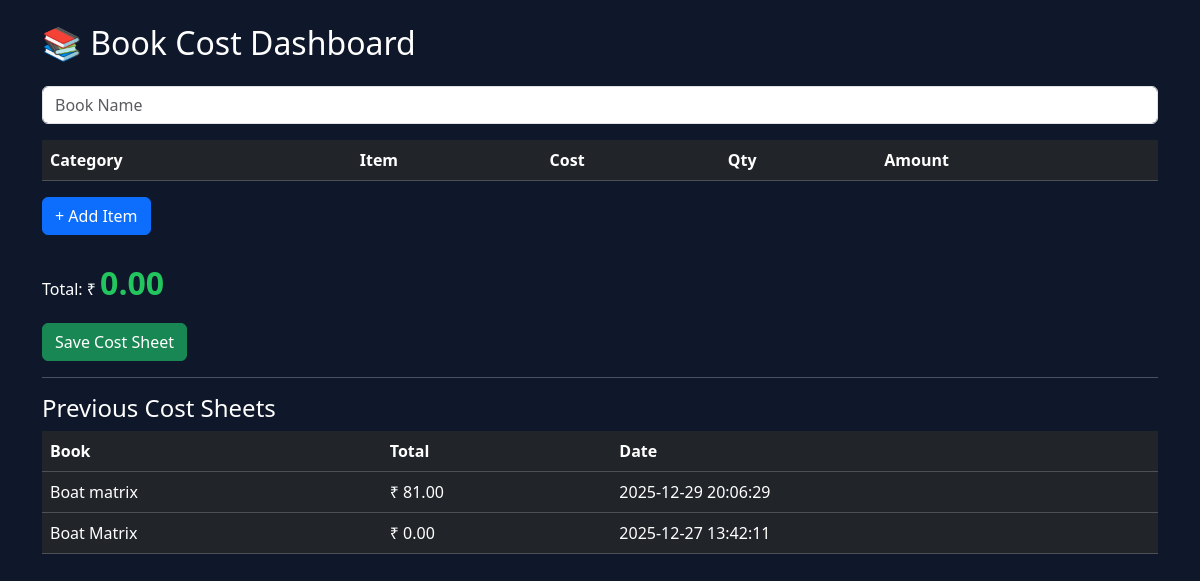
The app's page /book_cost_dashboard.php with its own data.
### tables this page shows
CREATE TABLE `book_cost_sheets` (
  `Sheet_ID` int(11) NOT NULL,
  `Book_Name` varchar(150) NOT NULL,
  `Month` int(11) NOT NULL,
  `Year` int(11) NOT NULL,
  `Grand_Total` decimal(10,2) NOT NULL,
  `Created_At` timestamp NOT NULL DEFAULT current_timestamp()
);

### book_cost_dashboard.php (the view, shortened to what this page needs)
<?php
include 'db_connect.php';
$history = $conn->query("SELECT * FROM book_cost_sheets ORDER BY Sheet_ID DESC");
?>
<!DOCTYPE html>
<html>
<head>
<link href="https://cdn.jsdelivr.net/npm/bootstrap@5.3.3/dist/css/bootstrap.min.css" rel="stylesheet">
</head>
<body>
<div class="container py-4">
<h2 class="mb-4">📚 Book Cost Dashboard</h2>
<form method="POST">
<input class="form-control mb-3" name="book" placeholder="Book Name" required>
<table class="table table-dark">
<thead>
<tr><th>Category</th><th>Item</th><th>Cost</th><th>Qty</th><th>Amount</th></tr>
</thead>
</table>
<button type="button" class="btn btn-primary" onclick="addRow()">+ Add Item</button>
<div class="mt-4">Total: ₹ <span class="total-box" id="grand">0.00</span></div>
<button class="btn btn-success mt-3" name="save">Save Cost Sheet</button>
</form>
<hr>
<h4>Previous Cost Sheets</h4>
<table class="table table-dark">
<tr><th>Book</th><th>Total</th><th>Date</th></tr>
<?php while($r=$history->fetch_assoc()): ?>
<tr><td><?= $r['Book_Name'] ?></td><td>₹ <?= $r['Grand_Total'] ?></td><td><?= $r['Created_At'] ?></td></tr>
<?php endwhile; ?>
</table>
</div>
</body>
</html>

### book_cost_dashboard.php (style rules this page uses)
body { background:#0f172a;color:white }
.total-box { font-size:2rem;font-weight:bold;color:#22c55e }
input { background:#020617;color:white }

### records on screen
book_cost_sheets: Book_Name "Boat matrix", Grand_Total "81.00", Created_At "2025-12-29 20:06:29"
book_cost_sheets: Book_Name "Boat Matrix", Grand_Total "0.00", Created_At "2025-12-27 13:42:11"
